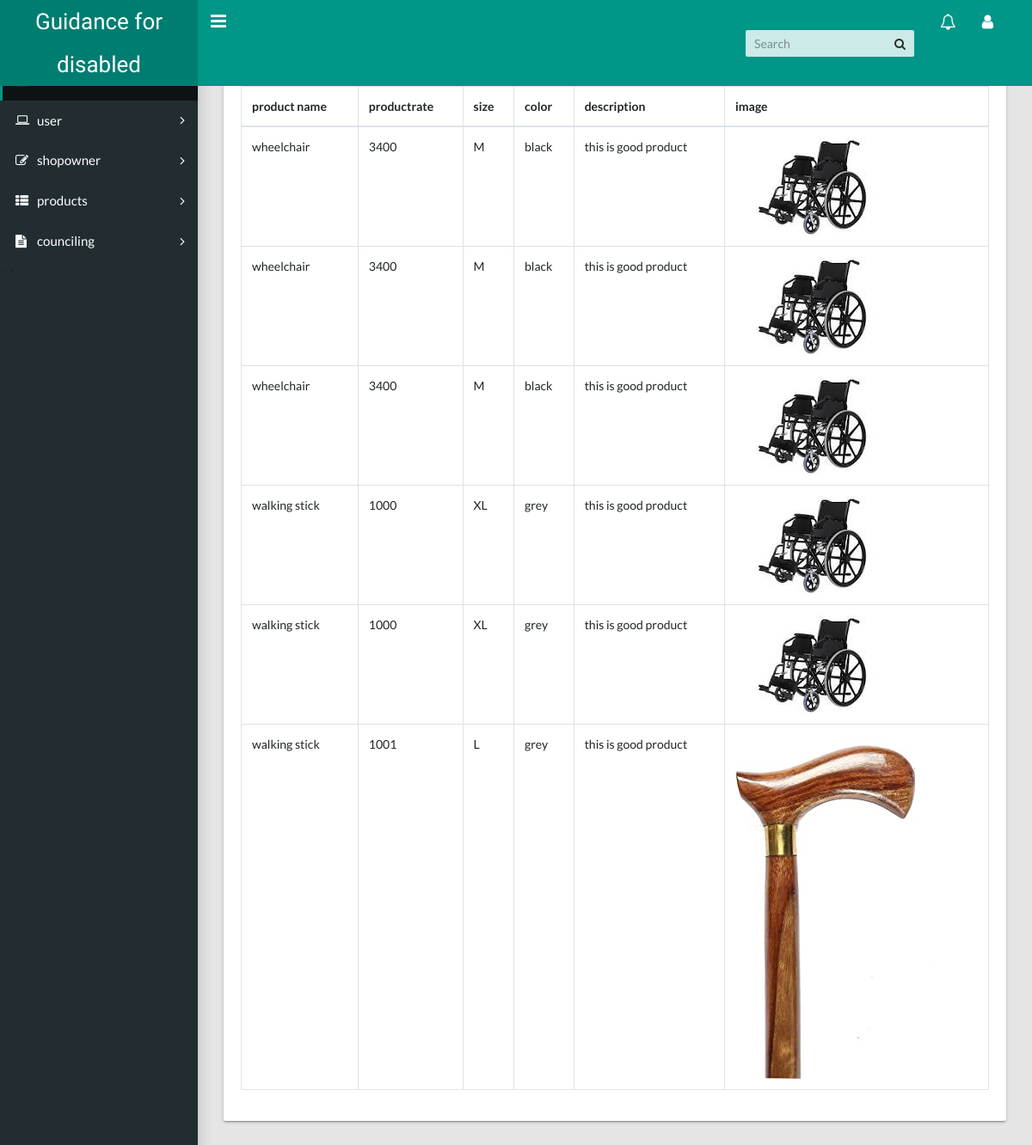
Screenshot of /admin_view_product with the database file from the repository.
### disabled/models.py (models this page shows, shortened)
class product(models.Model):
    product_name=models.CharField(max_length=20)
    product_rate=models.CharField(max_length=20)
    image=models.ImageField(upload_to='images')
    description=models.CharField(max_length=800)
    size=models.CharField(max_length=20)
    color=models.CharField(max_length=20)
    status=models.CharField(max_length=20)
    shop_id=models.ForeignKey(shopreg,on_delete=models.CASCADE)

### disabled/views.py (the view)
# urls.py: path("admin_view_product",views.admin_view_product,name="admin_view_product"),
def admin_view_product(request):
    data=product.objects.all()
    return render(request,'product.html',{'data':data})

### disabled/templates/product.html (shortened to what this page needs)
<!DOCTYPE html>
<html lang="en">
  <head>
    <link rel="stylesheet" type="text/css" href="../static/css/main.css">
    <link rel="stylesheet" type="text/css" href="https://maxcdn.bootstrapcdn.com/font-awesome/4.7.0/css/font-awesome.min.css">
  </head>
  <body class="app sidebar-mini">
    <header class="app-header"><a class="app-header__logo" href="{% url 'admin_product' %}">Guidance for disabled</a>
      <a class="app-sidebar__toggle" href="#" data-toggle="sidebar" aria-label="Hide Sidebar"></a>
      <ul class="app-nav">
        <li class="app-search">
          <input class="app-search__input" type="search" placeholder="Search">
          <button class="app-search__button"><i class="fa fa-search"></i></button>
        </li>
        <li class="dropdown"><a class="app-nav__item" href="#" data-toggle="dropdown" aria-label="Show notifications"><i class="fa fa-bell-o fa-lg"></i></a>
        </li>
        <li class="dropdown"><a class="app-nav__item" href="#" data-toggle="dropdown" aria-label="Open Profile Menu"><i class="fa fa-user fa-lg"></i></a>
        </li>
      </ul>
    </header>
    <aside class="app-sidebar">
      <ul class="app-menu">
        <li><a class="app-menu__item active" href="{% url 'admin_dashboard' %}"><span class="app-menu__label">Dashboard</span></a></li>
        <li class="treeview"><a class="app-menu__item" href="#" data-toggle="treeview"><i class="app-menu__icon fa fa-laptop"></i><span class="app-menu__label">user</span><i class="treeview-indicator fa fa-angle-right"></i></a>
        </li>
        <li class="treeview"><a class="app-menu__item" href="#" data-toggle="treeview"><i class="app-menu__icon fa fa-edit"></i><span class="app-menu__label">shopowner</span><i class="treeview-indicator fa fa-angle-right"></i></a>
        </li>
        <li class="treeview"><a class="app-menu__item" href="#" data-toggle="treeview"><i class="app-menu__icon fa fa-th-list"></i><span class="app-menu__label">products</span><i class="treeview-indicator fa fa-angle-right"></i></a>
        </li>
        <li class="treeview"><a class="app-menu__item" href="#" data-toggle="treeview"><i class="app-menu__icon fa fa-file-text"></i><span class="app-menu__label">counciling</span><i class="treeview-indicator fa fa-angle-right"></i></a>
        </li>
    </aside>
    <main class="app-content">
        <div class="row">
          <div class="col-md-12">
            <div class="tile">
              <div class="tile-body">
                <div class="table-responsive">
                  <table class="table table-hover table-bordered" id="sampleTable">
                    <thead>
                      <tr>
                        <th>product name</th>
                        <th>productrate</th>
                        <th>size</th>
                        <th>color</th>
                        <th>description</th>
                        <th>image</th>
                      </tr>
                    </thead>
                    <tbody>
                      {% for i in data %}
                      <tr>
                        <td>{{i.product_name}}</td>
                        <td>{{i.product_rate}}</td>
                        <td>{{i.size}}</td>
                        <td>{{i.color}}</td>
                        <td>{{i.description}}</td>
                        <td><img src="/media/{{i.image}}"></td>
                      </tr>
                      {% endfor %}
                    </tbody>
                  </table>
                </div>
              </div>
            </div>
          </div>
        </div>
      </main>
  </body>
</html>

### rows the page displays
product: product_name "wheelchair", product_rate "3400", size "M", color "black", description "this is good product", image (picture)
product: product_name "wheelchair", product_rate "3400", size "M", color "black", description "this is good product", image (picture)
product: product_name "wheelchair", product_rate "3400", size "M", color "black", description "this is good product", image (picture)
product: product_name "walking stick", product_rate "1000", size "XL", color "grey", description "this is good product", image (picture)
product: product_name "walking stick", product_rate "1000", size "XL", color "grey", description "this is good product", image (picture)
product: product_name "walking stick", product_rate "1001", size "L", color "grey", description "this is good product", image (picture)
